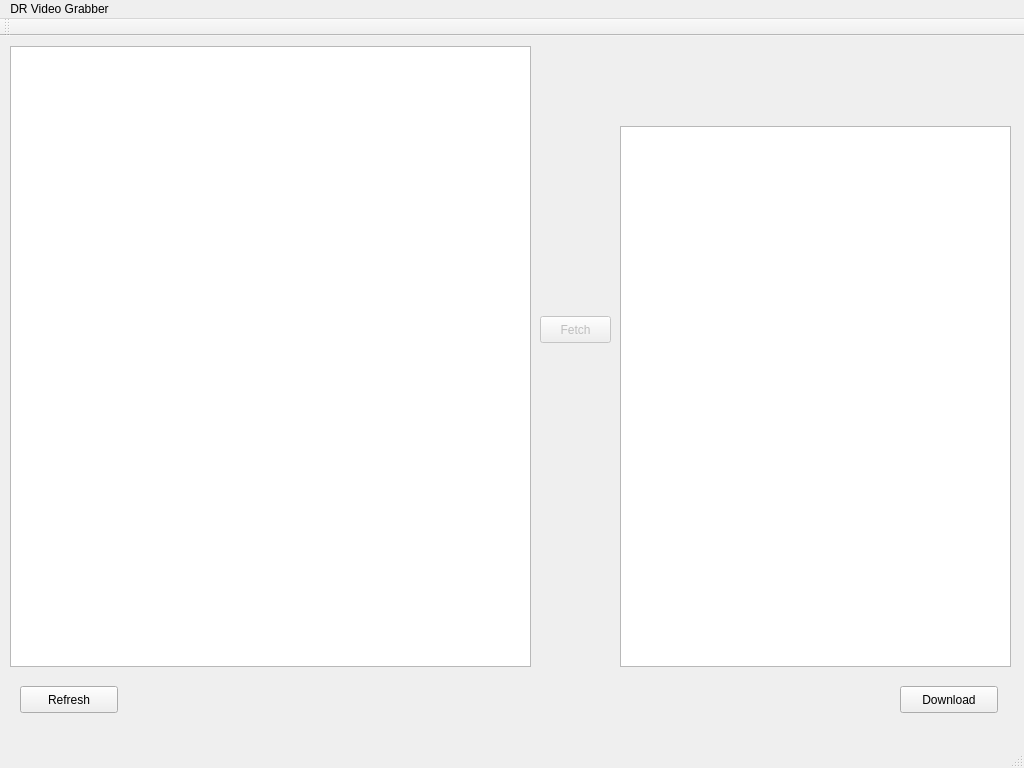
<?xml version="1.0" encoding="UTF-8"?>
<ui version="4.0">
 <class>MainWindow</class>
 <widget class="QMainWindow" name="MainWindow">
  <property name="geometry">
   <rect>
    <x>0</x>
    <y>0</y>
    <width>1024</width>
    <height>768</height>
   </rect>
  </property>
  <property name="windowTitle">
   <string>DR Video Grabber</string>
  </property>
  <widget class="QWidget" name="centralWidget">
   <widget class="QPushButton" name="refreshButton">
    <property name="geometry">
     <rect>
      <x>20</x>
      <y>650</y>
      <width>98</width>
      <height>27</height>
     </rect>
    </property>
    <property name="text">
     <string>Refresh</string>
    </property>
   </widget>
   <widget class="QListView" name="slugsView">
    <property name="geometry">
     <rect>
      <x>10</x>
      <y>10</y>
      <width>521</width>
      <height>621</height>
     </rect>
    </property>
    <property name="cursor" stdset="0">
     <cursorShape>OpenHandCursor</cursorShape>
    </property>
    <property name="frameShadow">
     <enum>QFrame::Raised</enum>
    </property>
    <property name="lineWidth">
     <number>2</number>
    </property>
    <property name="editTriggers">
     <set>QAbstractItemView::NoEditTriggers</set>
    </property>
    <property name="alternatingRowColors">
     <bool>true</bool>
    </property>
   </widget>
   <widget class="QListView" name="downloadView">
    <property name="geometry">
     <rect>
      <x>620</x>
      <y>90</y>
      <width>391</width>
      <height>541</height>
     </rect>
    </property>
   </widget>
   <widget class="QLabel" name="slugHeader">
    <property name="geometry">
     <rect>
      <x>620</x>
      <y>20</y>
      <width>391</width>
      <height>51</height>
     </rect>
    </property>
    <property name="text">
     <string>&lt;html&gt;&lt;head/&gt;&lt;body&gt;&lt;p&gt;&lt;br/&gt;&lt;/p&gt;&lt;/body&gt;&lt;/html&gt;</string>
    </property>
   </widget>
   <widget class="QPushButton" name="downloadButton">
    <property name="geometry">
     <rect>
      <x>900</x>
      <y>650</y>
      <width>98</width>
      <height>27</height>
     </rect>
    </property>
    <property name="text">
     <string>Download</string>
    </property>
   </widget>
   <widget class="QPushButton" name="fetchButton">
    <property name="enabled">
     <bool>false</bool>
    </property>
    <property name="geometry">
     <rect>
      <x>540</x>
      <y>280</y>
      <width>71</width>
      <height>27</height>
     </rect>
    </property>
    <property name="text">
     <string>Fetch</string>
    </property>
   </widget>
  </widget>
  <widget class="QMenuBar" name="menuBar">
   <property name="geometry">
    <rect>
     <x>0</x>
     <y>0</y>
     <width>1024</width>
     <height>25</height>
    </rect>
   </property>
   <widget class="QMenu" name="menuDR_Video_Grabber">
    <property name="title">
     <string>DR Video Grabber</string>
    </property>
    <addaction name="actionAbout"/>
   </widget>
   <addaction name="menuDR_Video_Grabber"/>
  </widget>
  <widget class="QToolBar" name="mainToolBar">
   <attribute name="toolBarArea">
    <enum>TopToolBarArea</enum>
   </attribute>
   <attribute name="toolBarBreak">
    <bool>false</bool>
   </attribute>
  </widget>
  <widget class="QStatusBar" name="statusBar"/>
  <action name="actionAbout">
   <property name="text">
    <string>About</string>
   </property>
  </action>
 </widget>
 <layoutdefault spacing="6" margin="11"/>
 <resources/>
 <connections/>
</ui>
